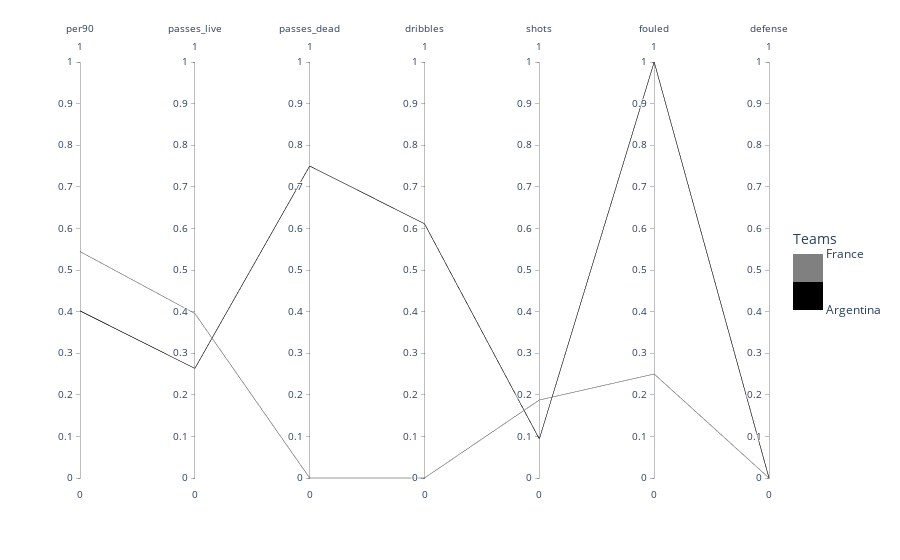

Notebook code cell kept with this figure:
### Code cell
parallel_chart(main_chart, 'Argentina', 'France').show()
#parallel_chart(main_chart, 'Argentina', 'France', 'Netherlands').show()

### Figure 1 — Plotly figure (JSON) as saved in the notebook; plotly's stock layout.template omitted (floating-point values rounded to 4 significant figures)
{"data": [{"dimensions": [{"label": "per90", "range": [0, 1], "values": [0.4018, 0.5444]}, {"label": "passes_live", "range": [0, 1], "values": [0.2635, 0.3955]}, {"label": "passes_dead", "range": [0, 1], "values": [0.75, 0]}, {"label": "dribbles", "range": [0, 1], "values": [0.6111, 0]}, {"label": "shots", "range": [0, 1], "values": [0.09375, 0.1875]}, {"label": "fouled", "range": [0, 1], "values": [1, 0.25]}, {"label": "defense", "range": [0, 1], "values": [0, 0]}], "domain": {"x": [0, 1], "y": [0, 1]}, "line": {"color": [0, 1], "coloraxis": "coloraxis"}, "name": "", "type": "parcoords"}], "layout": {"coloraxis": {"colorbar": {"len": 100, "lenmode": "pixels", "ticktext": ["Argentina", "France"], "tickvals": [0, 1], "title": {"text": "Teams"}}, "colorscale": [[0, "rgb(0.0, 0.0, 0.0)"], [0.5, "rgb(0.0, 0.0, 0.0)"], [0.5, "rgb(127.5, 127.5, 127.5)"], [1, "rgb(127.5, 127.5, 127.5)"]]}, "legend": {"tracegroupgap": 0}, "margin": {"t": 60}}}
